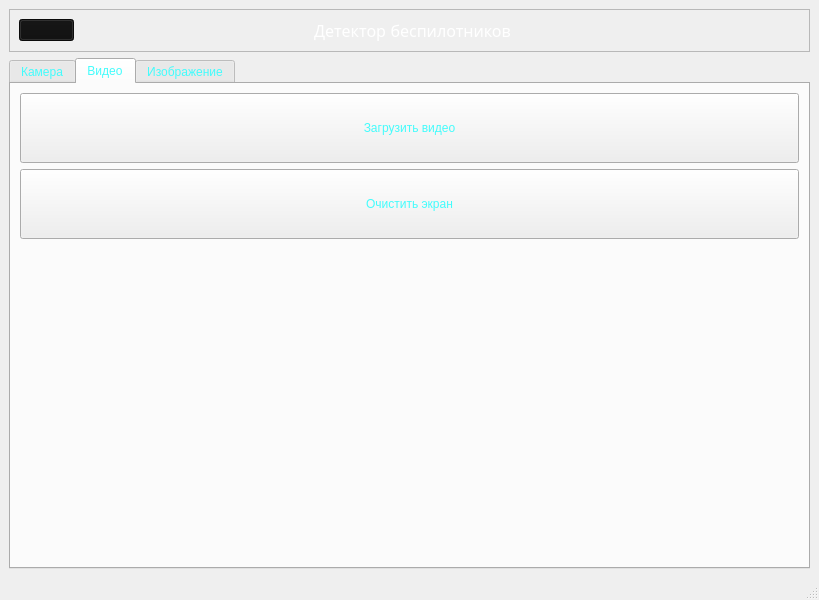
<?xml version="1.0" encoding="UTF-8"?>
<ui version="4.0">
 <class>MainWindow</class>
 <widget class="QMainWindow" name="MainWindow">
  <property name="geometry">
   <rect>
    <x>0</x>
    <y>0</y>
    <width>819</width>
    <height>600</height>
   </rect>
  </property>
  <property name="windowTitle">
   <string>MainWindow</string>
  </property>
  <property name="styleSheet">
   <string notr="true"/>
  </property>
  <widget class="QWidget" name="centralwidget">
   <layout class="QHBoxLayout" name="horizontalLayout_6">
    <item>
     <layout class="QVBoxLayout" name="verticalLayout_7" stretch="1,27">
      <item>
       <widget class="QFrame" name="titleFrame">
        <property name="frameShape">
         <enum>QFrame::StyledPanel</enum>
        </property>
        <property name="frameShadow">
         <enum>QFrame::Raised</enum>
        </property>
        <layout class="QHBoxLayout" name="horizontalLayout_5">
         <item>
          <layout class="QHBoxLayout" name="horizontalLayout" stretch="1,12,1">
           <item>
            <widget class="QPushButton" name="infoButton">
             <property name="whatsThis">
              <string>&lt;html&gt;&lt;head/&gt;&lt;body&gt;&lt;p&gt;&lt;br/&gt;&lt;/p&gt;&lt;/body&gt;&lt;/html&gt;</string>
             </property>
             <property name="styleSheet">
              <string notr="true">QPushButton{
	background-color: rgb(15, 15, 15);
}

QPushButton:hover{
	background-color: white;
}</string>
             </property>
             <property name="text">
              <string/>
             </property>
             <property name="icon">
              <iconset>
               <normaloff>infoIcon.svg</normaloff>infoIcon.svg</iconset>
             </property>
            </widget>
           </item>
           <item>
            <widget class="QLabel" name="titleLabel">
             <property name="font">
              <font>
               <family>URW Bookman [urw]</family>
               <pointsize>12</pointsize>
              </font>
             </property>
             <property name="styleSheet">
              <string notr="true">color: rgb(255, 255, 255);</string>
             </property>
             <property name="text">
              <string>Детектор беспилотников</string>
             </property>
             <property name="alignment">
              <set>Qt::AlignCenter</set>
             </property>
            </widget>
           </item>
           <item>
            <spacer name="horizontalSpacer">
             <property name="orientation">
              <enum>Qt::Horizontal</enum>
             </property>
             <property name="sizeHint" stdset="0">
              <size>
               <width>40</width>
               <height>20</height>
              </size>
             </property>
            </spacer>
           </item>
          </layout>
         </item>
        </layout>
       </widget>
      </item>
      <item>
       <widget class="QTabWidget" name="tabWidget">
        <property name="minimumSize">
         <size>
          <width>0</width>
          <height>0</height>
         </size>
        </property>
        <property name="styleSheet">
         <string notr="true">color: rgb(67, 252, 252);</string>
        </property>
        <property name="currentIndex">
         <number>1</number>
        </property>
        <widget class="QWidget" name="tab_1">
         <property name="styleSheet">
          <string notr="true"/>
         </property>
         <attribute name="title">
          <string>Камера</string>
         </attribute>
         <layout class="QVBoxLayout" name="verticalLayout_4">
          <item>
           <layout class="QHBoxLayout" name="horizontalLayout_2" stretch="1">
            <item>
             <layout class="QVBoxLayout" name="verticalLayout" stretch="1,0,1,3">
              <item>
               <widget class="QPushButton" name="chooseCameraButton">
                <property name="minimumSize">
                 <size>
                  <width>180</width>
                  <height>70</height>
                 </size>
                </property>
                <property name="styleSheet">
                 <string notr="true">QPushButton{
	color: rgb(67, 252, 252);
}

QPushButton:hover{
	color: rgb(67, 252, 252);
	border: 4px solid rgb(67, 252, 252);
}</string>
                </property>
                <property name="text">
                 <string>Выбрать камеру</string>
                </property>
               </widget>
              </item>
              <item>
               <widget class="QPushButton" name="disconnectCameraButton">
                <property name="minimumSize">
                 <size>
                  <width>180</width>
                  <height>70</height>
                 </size>
                </property>
                <property name="styleSheet">
                 <string notr="true">QPushButton{
	color: rgb(67, 252, 252);
}

QPushButton:hover{
	color: rgb(67, 252, 252);
	border: 4px solid rgb(67, 252, 252);
}</string>
                </property>
                <property name="text">
                 <string>Отключить камеру</string>
                </property>
               </widget>
              </item>
              <item>
               <widget class="QPushButton" name="makePhotoButton">
                <property name="minimumSize">
                 <size>
                  <width>180</width>
                  <height>70</height>
                 </size>
                </property>
                <property name="styleSheet">
                 <string notr="true">QPushButton{
	color: rgb(67, 252, 252);
}

QPushButton:hover{
	color: rgb(67, 252, 252);
	border: 4px solid rgb(67, 252, 252);
}</string>
                </property>
                <property name="text">
                 <string>Сделать снимок</string>
                </property>
               </widget>
              </item>
              <item>
               <spacer name="verticalSpacer">
                <property name="orientation">
                 <enum>Qt::Vertical</enum>
                </property>
                <property name="sizeHint" stdset="0">
                 <size>
                  <width>20</width>
                  <height>40</height>
                 </size>
                </property>
               </spacer>
              </item>
             </layout>
            </item>
           </layout>
          </item>
         </layout>
        </widget>
        <widget class="QWidget" name="tab_2">
         <attribute name="title">
          <string>Видео</string>
         </attribute>
         <layout class="QVBoxLayout" name="verticalLayout_5">
          <item>
           <layout class="QHBoxLayout" name="horizontalLayout_3" stretch="1">
            <item>
             <layout class="QVBoxLayout" name="verticalLayout_2" stretch="1,1,4">
              <item>
               <widget class="QPushButton" name="uploadVideoButton">
                <property name="minimumSize">
                 <size>
                  <width>180</width>
                  <height>70</height>
                 </size>
                </property>
                <property name="styleSheet">
                 <string notr="true">QPushButton{
	color: rgb(67, 252, 252);
}

QPushButton:hover{
	color: rgb(67, 252, 252);
	border: 4px solid rgb(67, 252, 252);
}</string>
                </property>
                <property name="text">
                 <string>Загрузить видео</string>
                </property>
               </widget>
              </item>
              <item>
               <widget class="QPushButton" name="clearVideoMonitorButton">
                <property name="minimumSize">
                 <size>
                  <width>180</width>
                  <height>70</height>
                 </size>
                </property>
                <property name="styleSheet">
                 <string notr="true">QPushButton{
	color: rgb(67, 252, 252);
}

QPushButton:hover{
	color: rgb(67, 252, 252);
	border: 4px solid rgb(67, 252, 252);
}</string>
                </property>
                <property name="text">
                 <string>Очистить экран</string>
                </property>
               </widget>
              </item>
              <item>
               <spacer name="verticalSpacer_2">
                <property name="orientation">
                 <enum>Qt::Vertical</enum>
                </property>
                <property name="sizeHint" stdset="0">
                 <size>
                  <width>20</width>
                  <height>40</height>
                 </size>
                </property>
               </spacer>
              </item>
             </layout>
            </item>
           </layout>
          </item>
         </layout>
        </widget>
        <widget class="QWidget" name="tab_3">
         <attribute name="title">
          <string>Изображение</string>
         </attribute>
         <layout class="QVBoxLayout" name="verticalLayout_6">
          <item>
           <layout class="QHBoxLayout" name="horizontalLayout_4" stretch="1">
            <item>
             <layout class="QVBoxLayout" name="verticalLayout_3" stretch="1,1,4">
              <item>
               <widget class="QPushButton" name="uploadImageButton">
                <property name="minimumSize">
                 <size>
                  <width>180</width>
                  <height>70</height>
                 </size>
                </property>
                <property name="styleSheet">
                 <string notr="true">QPushButton{
	color: rgb(67, 252, 252);
}

QPushButton:hover{
	color: rgb(67, 252, 252);
	border: 4px solid rgb(67, 252, 252);
}</string>
                </property>
                <property name="text">
                 <string>Загрузить изображение</string>
                </property>
               </widget>
              </item>
              <item>
               <widget class="QPushButton" name="clearImageMonitorButton">
                <property name="minimumSize">
                 <size>
                  <width>180</width>
                  <height>70</height>
                 </size>
                </property>
                <property name="styleSheet">
                 <string notr="true">QPushButton{
	color: rgb(67, 252, 252);
}

QPushButton:hover{
	color: rgb(67, 252, 252);
	border: 4px solid rgb(67, 252, 252);
}</string>
                </property>
                <property name="text">
                 <string>Очистить экран</string>
                </property>
               </widget>
              </item>
              <item>
               <spacer name="verticalSpacer_3">
                <property name="orientation">
                 <enum>Qt::Vertical</enum>
                </property>
                <property name="sizeHint" stdset="0">
                 <size>
                  <width>20</width>
                  <height>40</height>
                 </size>
                </property>
               </spacer>
              </item>
             </layout>
            </item>
           </layout>
          </item>
         </layout>
        </widget>
       </widget>
      </item>
     </layout>
    </item>
   </layout>
  </widget>
  <widget class="QMenuBar" name="menubar">
   <property name="geometry">
    <rect>
     <x>0</x>
     <y>0</y>
     <width>819</width>
     <height>22</height>
    </rect>
   </property>
  </widget>
  <widget class="QStatusBar" name="statusbar"/>
 </widget>
 <resources/>
 <connections/>
</ui>
